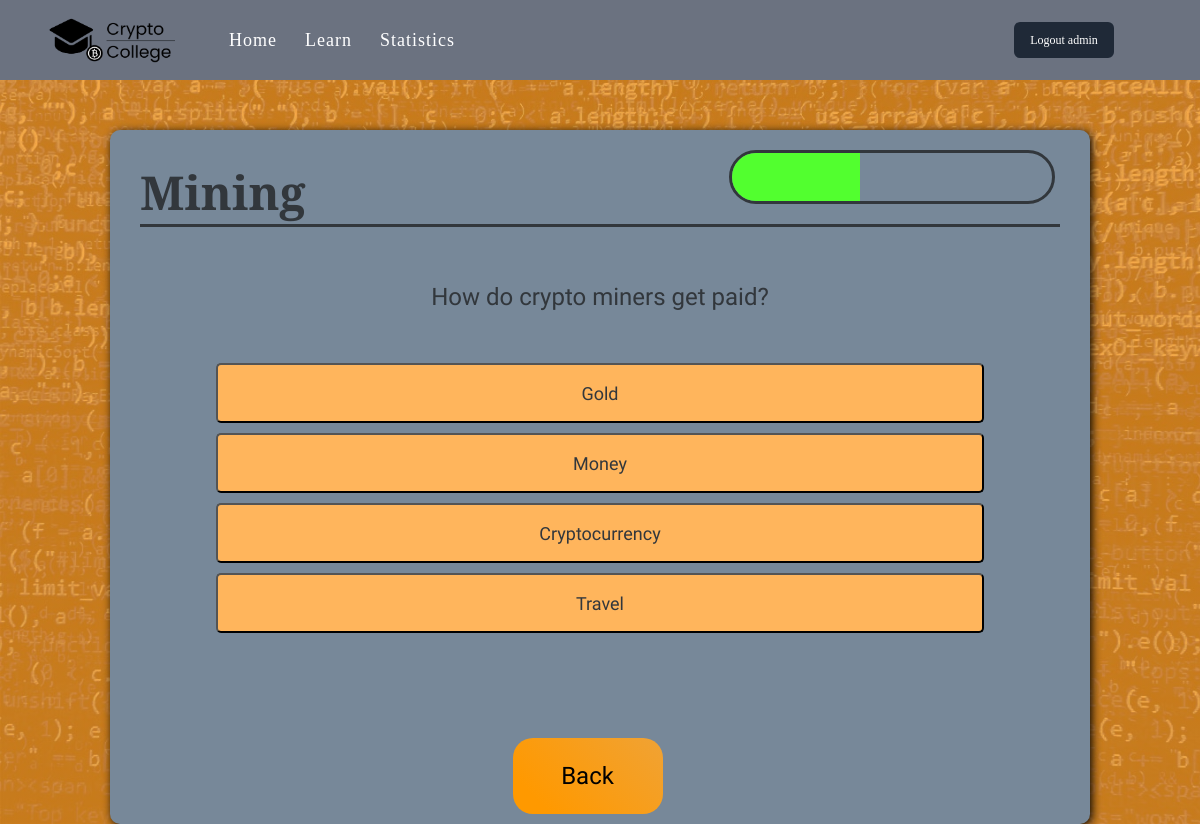
Page /assessment/3 (signed in) on the committed database.
### app/models.py (models this page shows, shortened)
class User(UserMixin, db.Model):
    id = db.Column(db.Integer, primary_key=True)
    username = db.Column(db.String(64), unique=True)
    email = db.Column(db.String(128), unique=True)
    password_hash = db.Column(db.String(128))
    userresults = db.relationship('UserResult', backref='user', lazy=True)

class Quiz(db.Model):
    id = db.Column(db.Integer, primary_key=True)
    quizname = db.Column(db.String(128))
    questions = db.relationship('Question', backref='quiz', lazy=True)
    'Return all questions that belong to the topic of this quiz'
    'Return a specific question from a quiz'

class Question(db.Model):
    id = db.Column(db.Integer, primary_key=True)
    questiontext = db.Column(db.String(256))
    quizId = db.Column(db.Integer, db.ForeignKey('quiz.id'), nullable=False)
    answers = db.relationship('Answer', backref='question', lazy=True)
    'Get all options for question'
    'Get a specific answer for a question'
    'Get correct answer'
    'Get question'
    def get_randomized_answers(self):
        answers = Answer.query.filter_by(questionId = self.id).all()
        random.shuffle(answers)
        return answers

class Answer(db.Model):
    id = db.Column(db.Integer, primary_key=True)
    answertext = db.Column(db.String(256))
    questionId = db.Column(db.Integer, db.ForeignKey('question.id'), nullable=False)
    correctAnswer = db.Column(db.Boolean)

### app/routes.py (the view, shortened to what this page needs)
@app.route('/assessment/<int:quizId>', methods=['GET', 'POST'])
@login_required
def assessment(quizId):
    if request.method == 'GET':
        quiz = Quiz.query.filter_by(id=quizId).first()
        if quiz == None: return 'Not Found'
        return render_template('Assesment.html', title='Assessment', quiz=quiz)

### app/models.py (called while the page is built)
@login.user_loader
def load_user(id):
    return User.query.get(int(id))

### app/templates/Assesment.html (shortened to what this page needs)
{%extends "layout.html"%}
{%block content%}
<div class="test_container">
  <div id="progressBarA">
    <div id="progressBarFullA"></div>
  </div>
  <div id="quiz-{{quiz.id}}" class="quiz">
    <h1>{{quiz.quizname}}</h1><br>
    {% for question in quiz.questions %}
    <div id="question-{{question.id}}" class="question question-hidden">
      <p>{{question.questiontext}}</p><br>
      <div class="choices">
        {% for answer in question.get_randomized_answers() %}
        <button id="answer-{{answer.id}}" onclick="selectAnswer(event)">{{answer.answertext}}</button>
        {% endfor %}
      </div>
    </div>
    {% endfor %}
    <div id="assessment-controls" class="flex justify-around">
      <button id="back-button" onclick="previousQuestion()" class="assessment-button">Back</button>
    </div>
  </div>
</div>
{%endblock%}

### app/templates/layout.html (shortened to what this page needs)
<!DOCTYPE html>
<html lang="en">
<head>
    <link rel="stylesheet" href="../static/CSS/Content.css">
    <link rel="stylesheet" href="../static/CSS/Style.css" />
    <link rel="stylesheet" href="../static/CSS/Assessment.css" />
    <link rel="stylesheet" href="../static/CSS/Lesson.css" />
    <link rel="stylesheet" href="../static/CSS/Layout.css" />
    <link rel="stylesheet" href="../static/CSS/Statistics.css" />
    <link rel="stylesheet" href="../static/CSS/Login+Registration.css" />
</head>
<body>
    <section>
        <header>
            <div id="topbar">
                <div id="brand">
                    <img src="../static/Pictures/logo.png" alt="logo">
                </div>
                <nav id="topbar-nav">
                    <a href="/" class="navbar-item">Home</a>
                    <a href="/lesson" class="navbar-item">Learn</a>
                    <a href="/statistics" class="navbar-item">Statistics</a>
                </nav>
                <div id="login-container">
                    <div class="flex">
                        {% if current_user.is_authenticated == False %}
                        <a class="login-button background-indigo" href="{{ url_for('login') }}">
                            <div id="login-button">Login</div>
                        </a>
                        <a class="login-button background-darkgray" id="register-button-area"
                            href="{{ url_for('register') }}">
                            <div id="register-button">Register</div>
                        </a>
                        {% else %}
                        <a class="login-button background-darkgray" href="{{ url_for('logout') }}">
                            <div>Logout {{current_user.username}}</div>
                        </a>
                        {% endif %}
                    </div>
                </div>
            </div>
        </header>
    </section>
    <section id="main">
        {% block content %}{% endblock %}
    </section>
</body>
</html>

### app/static/CSS/Style.css (style rules this page uses)
html, body { height: 100%; background-color: #f7931a; margin: 0; padding: 0; background-image: linear-gradient(rgba(247, 147, 26, 0.8), rgba(247, 147, 26, 0.8)), url('../Pictures/codeblauw.jpg'); background-size: cover; background-repeat: repeat-y; }
.flex { display: flex; }
.background-darkgray { --tw-bg-opacity: 1; background-color: rgba(31, 41, 55, var(--tw-bg-opacity)); }
.justify-around { justify-content: space-around; }

### app/static/CSS/Assessment.css (style rules this page uses)
.test_container { background-color: lightslategray; margin: auto; width: 80%; margin-top: 50px; margin-bottom: 50px; padding: 10px; box-shadow: 2px 2px 10px black; border-radius: 10px; animation: fadeInAnimation ease 1s; animation-iteration-count: 1; animation-fill-mode: forwards; }
.test_container h1 { font-size: 35pt; border-bottom-style: solid; margin: 20px; font-family: 'Crimson Text', serif; color: #32373c; }
.test_container p, #quiz-over > h3 { font-size: 18pt; margin: 20px 30px 30px 30px; text-align: center; line-height: 25px; font-family: 'Work Sans', sans-serif; color: #32373c; }
.choices { margin-left: auto; margin-right: auto; text-align: center; }
.choices button { background-color: #ffb55c; border-radius: 5px; margin: 5px; width: 80%; height: 60px; font-family: 'Work Sans', sans-serif; color: #32373c; font-size: 18px; text-align: center; padding: 10px 30px 10px 30px; }
#progressBarA { width: 20rem; height: 3rem; border: 0.2rem solid #32373c; float: right; margin-right: 25px; margin-top: 10px; border-radius: 50px; overflow: hidden; }
#progressBarFullA { height: 100%; width: 40%; background-color: rgb(82, 255, 47); }
.assessment-button { float: right; margin-right: 25px; margin-top: 100px; cursor: pointer; width: 150px; -webkit-appearance: none; border: 0; outline: 0; background: linear-gradient(45deg, rgb(255, 153, 0) 10%, rgb(231, 168, 84) 90%); background-size: 200% 100%; padding: 1.5rem 2rem; color: black; border-radius: 20px; font-size: 18pt; font-family: 'Work Sans', sans-serif; transition: .3s; }
#assessment-controls { width: 100%; font-family: 'Crimson Text', serif; color: #32373c; font-size: 35pt; }

### app/static/CSS/Layout.css (style rules this page uses)
header { --tw-bg-opacity: 1; background-color: rgba(107, 114, 128, var(--tw-bg-opacity)); }
#topbar { padding: 5px; display: flex; flex-direction: column; }
@media (min-width: 640px) { #topbar { padding: 15px 40px; flex-direction: row; } }
#topbar-nav { display: flex; flex-direction: column; text-align: center; padding-top: 20px; color: white; }
@media (min-width: 640px) { #topbar-nav { flex-direction: row; padding: 0 25px; } }
.navbar-item { padding: 6px 14px; text-decoration: none; color: white; display: flex; align-items: center; justify-content: center; font-size: 18px; letter-spacing: 1px; font-family: ui-serif, Georgia, "Times New Roman", Times, serif; }
#brand { display: flex; justify-content: center; }
#brand>img { width: 150px; height: 50px; }
.login-button { text-decoration: none; display: inline-flex; padding: 10px 10px; margin: 0 6px; font-size: 12px; color: white; font-weight: 400; border-width: 1px; border-color: transparent; line-height: 1rem; border-radius: 0.375rem; justify-content: center; width: 80px; }
#login-container { display: flex; align-items: center; margin-left: auto; margin-right: 40px; }

### rows in the picture
User: username "admin"
Quiz: quizname "Mining"
Question: questiontext "How do crypto miners get paid?"
Answer: answertext "Gold"
Answer: answertext "Money"
Answer: answertext "Cryptocurrency"
Answer: answertext "Travel"
